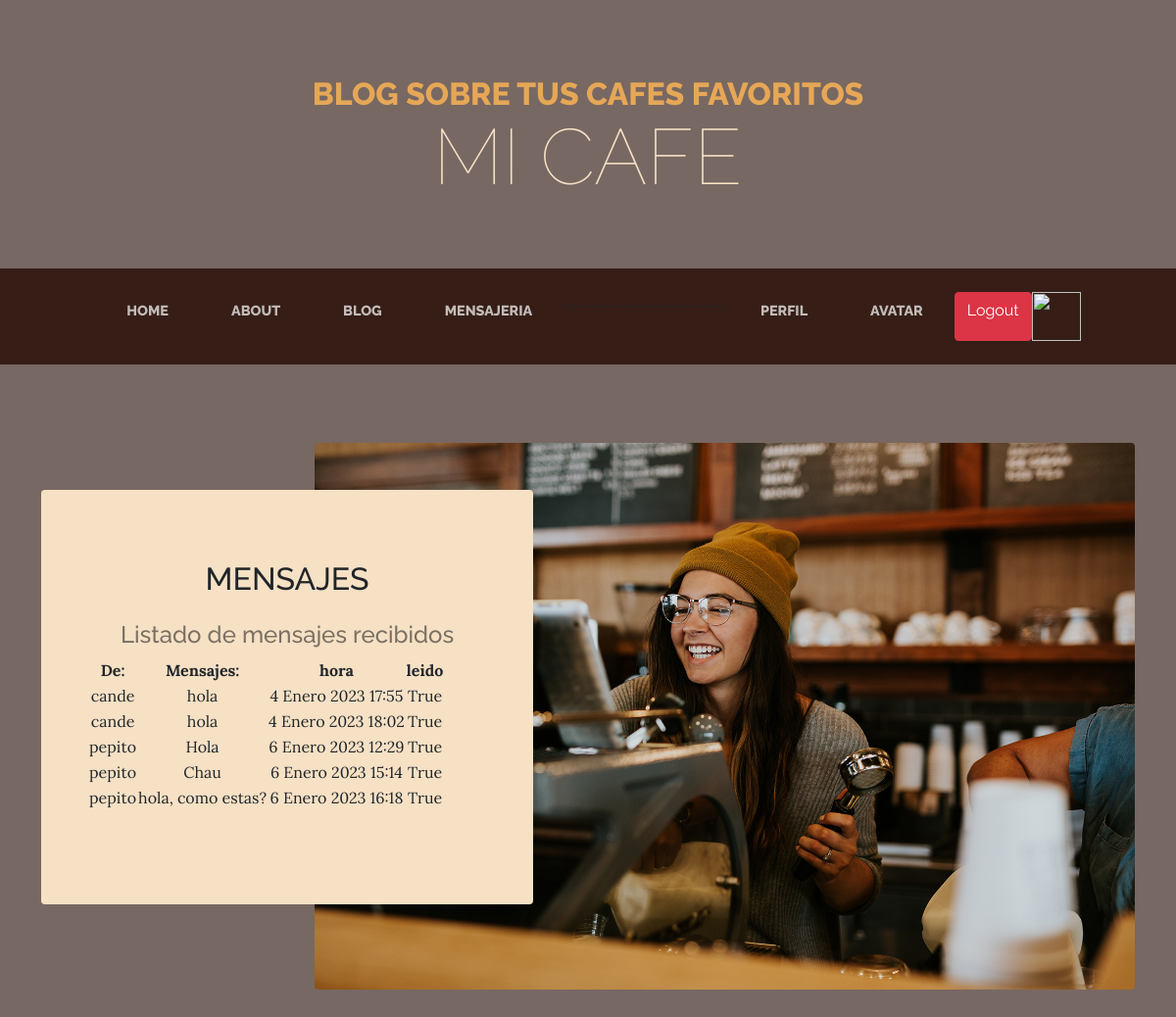
/leerMensaje (signed in), run on the app's committed database.
### mensajeria/models.py (models this page shows)
class Mensaje(models.Model):
    enviar = models.ForeignKey(User, on_delete=models.CASCADE, related_name='sender')
    recibir = models.ForeignKey(User, on_delete=models.CASCADE, related_name='receiver')
    mensaje = models.TextField(max_length=5000)
    a_quehora = models.DateTimeField(auto_now_add=True)
    leido = models.BooleanField(default=False)
    def __str__(self):
        return  str(self.leido) + " "+ self.mensaje + " "+ str(self.a_quehora)

### mensajeria/views.py (the view)
# urls.py: path("leerMensaje", leerMensaje , name = "leerMensaje"),
def leerMensaje(request):
    usuario = request.user
    herram = Mensaje.objects.filter(recibir = usuario)
    for mensaje in herram:
        mensaje.leido = True
        mensaje.save()
    print(herram)
    return render(request, "leerMensaje.html", {"mensajes": herram})

### mensajeria/templates/leerMensaje.html (shortened to what this page needs)
<!DOCTYPE html>
<html lang="en">
    <head>
        {% load static %}
        <link href="{% static 'cafe/css/styles.css' %}" rel="stylesheet" />
    </head>
    <body>
        <header>
            <h1 class="site-heading text-center text-faded d-none d-lg-block">
                <span class="site-heading-upper text-primary mb-3">Blog sobre tus cafes favoritos</span>
                <span class="site-heading-lower">MI CAFE</span>
            </h1>
        </header>
        <nav class="navbar navbar-expand-lg navbar-dark py-lg-4" id="mainNav">
            <div class="container">
                <div class="collapse navbar-collapse" id="navbarSupportedContent">
                    <ul class="navbar-nav mx-auto">
                        <li class="nav-item px-lg-4"><a class="nav-link text-uppercase" href="{% url 'inicio' %}">Home</a></li>
                        <li class="nav-item px-lg-4"><a class="nav-link text-uppercase" href="{% url 'about' %}">About</a></li>
                        <li class="nav-item px-lg-4"><a class="nav-link text-uppercase" href="{% url 'blog' %}">Blog</a></li>
                        {% if user.is_authenticated %}
                        <li class="nav-item px-lg-4"><a class="nav-link text-uppercase" href="{% url 'messages' %}">Mensajeria</a></li>
                        <p>-------------------------
                        </p>
                        <li class="nav-item px-lg-4"><a class="nav-link text-uppercase" href="{% url 'profile' %}">Perfil</a></li>
                        <li class="nav-item px-lg-4"><a class="nav-link text-uppercase" href="{% url 'agregarAvatar' %}">Avatar</a></li>
                        <a class="btn btn-danger" href="{% url 'logout' %}">Logout</a></li>
                        {% else %}
                        <li class="nav-item px-lg-4"><a class="nav-link text-uppercase" href="{% url 'login' %}">Login</a></li>
                        <li class="nav-item px-lg-4"><a class="nav-link text-uppercase" href="{% url 'register' %}">Register</a></li>
                        {% endif %}
                        <img src="{{ imagen }}" class="img" alt="">
                    </ul>
                </div>
            </div>
        </nav>
        <section class="page-section clearfix">
            <div class="container">
                <div class="intro">
                    <img class="intro-img img-fluid mb-3 mb-lg-0 rounded" src="{% static 'cafe/assets/img/intro.jpg' %}" alt="..." />
                    <div class="intro-text left-0 text-center bg-faded p-5 rounded">
                        <h2 class="section-heading mb-4">
                            <h2 class="section-heading mb-4">
                                {% block benvenuti %}
                                <span class="subheading">Mensajes</span>
                                    {% endblock %}
                                    {% block mensaje %}
                                    <h4 class="text-black-50" style="text-align: center;">Listado de mensajes recibidos</h4>
                                    <table >
                                        <tr>
                                            <th>De:      </th>
                                            <th>Mensajes:   </th>
                                            <th>hora        </th>
                                            <th>leido       </th>
                                        </tr>
                                        {% for indice in mensajes %}
                                        <tr>
                                            <td>{{ indice.enviar }}</td>
                                            <td style="text-align: center;">{{ indice.mensaje }}</td>
                                            <td>{{ indice.a_quehora }}</td>
                                            <td>{{ indice.leido }}</td>
                                        </tr>
                                        {% endfor %}
                                    </table>
                                    <br>
                                    <br>
                                    {% endblock %}
                </div>
            </div>
    </body>
</html>

### mensajeria/templates/leerMensaje.html (style rules this page uses)
.img { width: 50px; height: 50px; }

### data on the page
Mensaje: enviar "cande", mensaje "hola", a_quehora "4 Enero 2023 17:55", leido "True"
Mensaje: enviar "cande", mensaje "hola", a_quehora "4 Enero 2023 18:02", leido "True"
Mensaje: enviar "pepito", mensaje "Hola", a_quehora "6 Enero 2023 12:29", leido "True"
Mensaje: enviar "pepito", mensaje "Chau", a_quehora "6 Enero 2023 15:14", leido "True"
Mensaje: enviar "pepito", mensaje "hola, como estas?", a_quehora "6 Enero 2023 16:18", leido "True"
